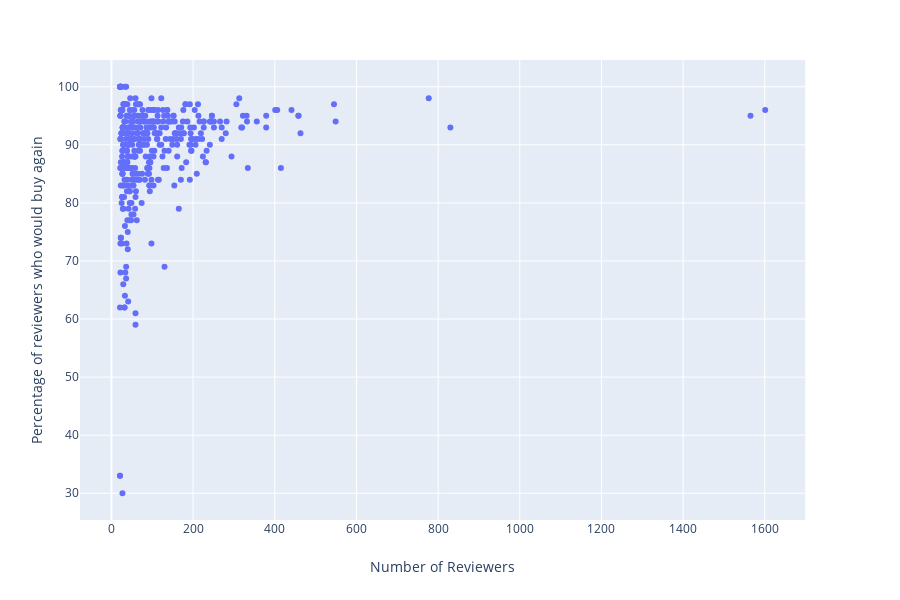

Notebook code cell kept with this figure:
### Code cell
reviewer_subset = majestic_df[majestic_df['Number of Reviewers']>20]
import plotly.express as px
fig = px.scatter(reviewer_subset, x=reviewer_subset['Number of Reviewers'], y=reviewer_subset['Percentage of reviewers who would buy again'], hover_name=reviewer_subset['Name'])
fig.show()

### Figure 1 — Plotly figure (JSON) as saved in the notebook; plotly's stock layout.template omitted (floating-point values rounded to 4 significant figures; data arrays with more than 128 entries replaced by an {"elided": "..."} marker saying what was removed)
{"data": [{"hoverlabel": {"namelength": 0}, "hovertemplate": "<b>%{hovertext}</b><br><br>Number of Reviewers=%{x}<br>Percentage of reviewers who would buy again=%{y}", "hovertext": {"elided": "408 str values"}, "legendgroup": "", "marker": {"color": "#636efa", "symbol": "circle"}, "mode": "markers", "name": "", "showlegend": false, "type": "scatter", "x": {"elided": "408 int values"}, "xaxis": "x", "y": {"elided": "408 int values"}, "yaxis": "y"}], "layout": {"height": 600, "legend": {"tracegroupgap": 0}, "margin": {"t": 60}, "xaxis": {"anchor": "y", "domain": [0, 0.98], "title": {"text": "Number of Reviewers"}}, "yaxis": {"anchor": "x", "domain": [0, 1], "title": {"text": "Percentage of reviewers who would buy again"}}}}
